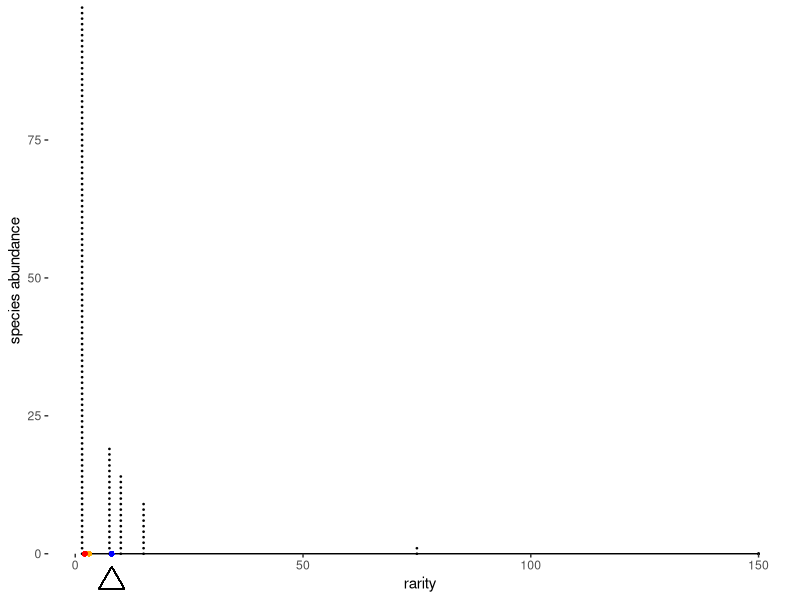
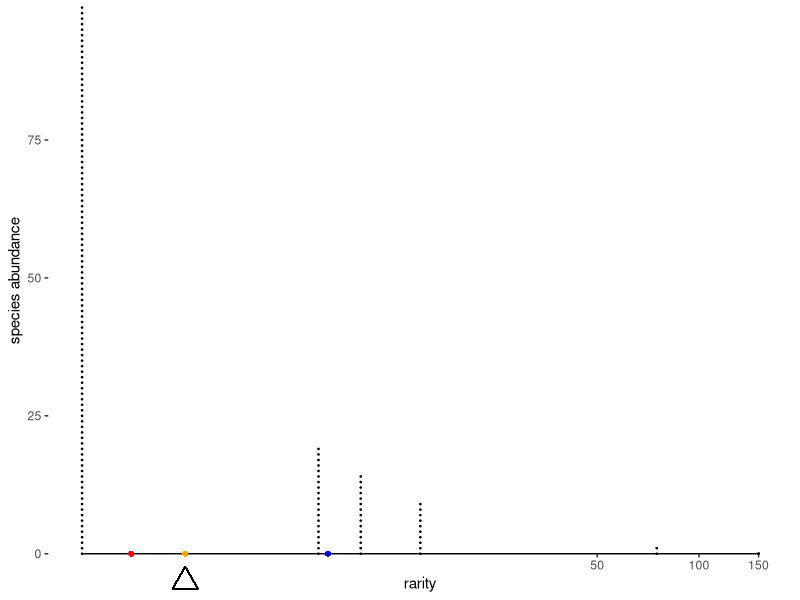
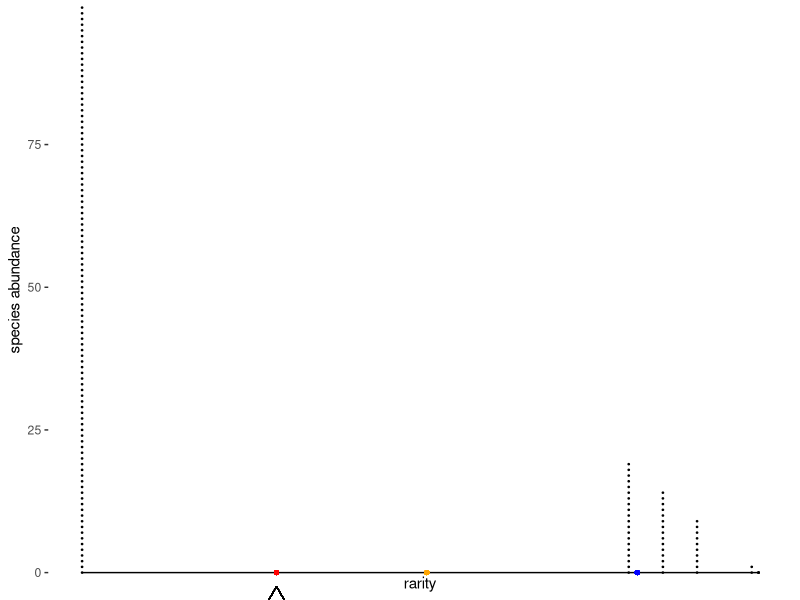

R code for these plots, in order:
library(tidyverse)
library(ggthemes)

theme_set(theme_tufte(base_family = "sans"))

require(scales) # trans_new() is in the scales library
#need the reverse bit for the scaling of the axes to get them in the right orientation
pfun=function(x, pow, rever=F){
	if (pow==0) return(log(x))
    if (rever==T){
    if (pow<0) return(-x^pow)
        return(x^pow)}
	return(x^pow)
}

ipfun=function(x, pow, rever=F){
	if (pow==0) return(exp(x))
    if(rever==T){if (pow<0) return(-x^(1/pow))
        return(x^(1/pow))}
	return(x^(1/pow))
}

#add a diversity function to make graphs more complicated
dfun<-function(ab, l){ipfun(sum(ab*pfun(sum(ab)/ab, l))/sum(ab),l)}

## This is weird craftiness to make functions above work with coord_trans

prettify <- function(breaks){
    # round numbers, more aggressively the larger they are
    digits <- -floor(log10(abs(breaks))) + 1
    digits[breaks == 0] <- 0
    return(round(breaks, digits = digits))
}

power_trans = function(pow) trans_new(name="power"
    , transform = function(x) pfun(x, pow, rever=T)
	, inverse = function(x) ipfun(x, pow, rever=T)
	, breaks = function(x) prettify(trans_breaks(function(x) pfun(x, pow, rever=T), function(x) ipfun(x, pow, rever=T), n =5) (c(0,x)*1.1))
    , domain = c(1, 10000)
)

fancy_rep<-function(df){k<-data.frame(df[rep(1:nrow(df), df$abundance),])
    k %>% group_by(abundance) %>% mutate(gr=1:abundance)}

rarity_plot <- function(abundance, p){
	rf <- tibble(names = as.factor(1:length(abundance))
		, abundance
		, rarity = sum(abundance)/abundance
	)
	div <- summarise(rf, div=ipfun(
		sum(abundance*pfun(rarity, p))/sum(abundance)
		, p
	)) %>% pull(div)
	# rf2<-data.frame("gr"=as.factor(1:nrow(fancy_rep(rf))),fancy_rep(rf))
	rf2<-fancy_rep(rf) 
	
	rp <- (ggplot(rf2, aes(x=rarity))
	       #This makes almost ok stacks of boxes. not ok because of scaling transformations
	       +geom_point(aes(y=gr-1), size=0.25)
	       # +geom_bar(aes(group=gr, width=0.1),fill="grey", colour="black", size=0.1)
	       # + geom_vline(xintercept=div, color="red", size=1.1)
	  
	       
	       # + geom_vline(xintercept=dfun(ab,-1), color="purple", linetype=4, size=1)
	       # + geom_vline(xintercept=dfun(ab,0), color="green", linetype=5, size=1)
	     
	  #This makes a nice line that doesn't have issues with scaling
	# + geom_segment(aes(x=rarity, xend=rarity, y=abundance, yend=0), size=1.6)
	
	   +coord_trans(x=power_trans(pow=p), y="identity", clip="off")
	# + scale_x_continuous(trans=power_trans(pow=p), clip="off")
		
	#the expand=c(0,0) is what fixes x-axis in place at y=0
		+ scale_y_continuous(expand=c(0,0))

		#this is what makes the axis lines... it is just a line segment from min to max of the provided data. teh breaks are provided in scale_x_continuous or scale_y_continuous, wich in turn can get them from 
		+ geom_rangeframe(data=data.frame(rarity=c(min(rf$rarity), max(rf$rarity)), abundance=c(0,max(rf$abundance)+10)))
	# + geom_point(aes(x=div, y=-2, color="red"))
	
	    + theme(legend.position="none")
	+labs(y="species abundance")
	
	+ geom_point(x=dfun(ab,1), y=0, color="blue", size=1)
	+ geom_point(x=dfun(ab,0), y=0, color="orange", size=1)
	+ geom_point(x=dfun(ab,-1), y=0, color="red", size=1)
	+ geom_point(x=div, y=-0.05*max(ab), size=6, shape=2)
	)
	return(rp)
}


ab <- c(20,30,50)
ab<-c(100, 20, 15, 10, 2, 1, 1,1)
# ab<-c(50,20,30,5,3,2)

# library(grid)


# p<-function(x){ggdraw(x %>% add_sub(label="^", size=20, colour="blue", x=0.351, y=1.4, vjust=0))}


rarity_plot(ab,1)
rarity_plot(ab, 0)
rarity_plot(ab, -1)
